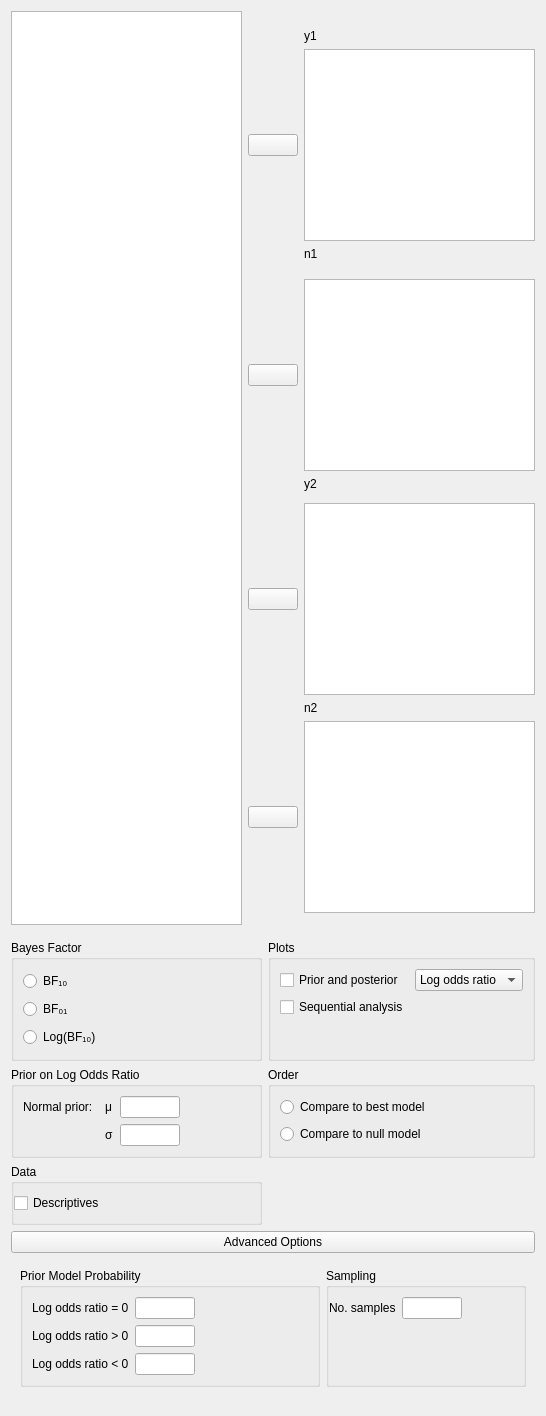
<?xml version="1.0" encoding="UTF-8"?>
<ui version="4.0">
 <class>ABTestBayesianForm</class>
 <widget class="QWidget" name="ABTestBayesianForm">
  <property name="geometry">
   <rect>
    <x>0</x>
    <y>0</y>
    <width>546</width>
    <height>1416</height>
   </rect>
  </property>
  <property name="windowTitle">
   <string>Form</string>
  </property>
  <layout class="QGridLayout" name="gridLayout_2">
   <item row="2" column="1">
    <widget class="BoundGroupBox" name="bayesFactorOrder">
     <property name="title">
      <string>Order</string>
     </property>
     <layout class="QGridLayout" name="gridLayout_11">
      <item row="1" column="0">
       <widget class="QRadioButton" name="__2">
        <property name="text">
         <string>Compare to null model</string>
        </property>
       </widget>
      </item>
      <item row="0" column="0">
       <widget class="QRadioButton" name="__1">
        <property name="text">
         <string>Compare to best model</string>
        </property>
       </widget>
      </item>
     </layout>
    </widget>
   </item>
   <item row="1" column="0">
    <widget class="BoundGroupBox" name="bayesFactorType">
     <property name="maximumSize">
      <size>
       <width>16777215</width>
       <height>16777215</height>
      </size>
     </property>
     <property name="title">
      <string>Bayes Factor</string>
     </property>
     <property name="flat">
      <bool>false</bool>
     </property>
     <layout class="QGridLayout" name="gridLayout_13">
      <item row="0" column="0">
       <widget class="QRadioButton" name="_1">
        <property name="sizePolicy">
         <sizepolicy hsizetype="Fixed" vsizetype="Fixed">
          <horstretch>0</horstretch>
          <verstretch>0</verstretch>
         </sizepolicy>
        </property>
        <property name="text">
         <string>BF₁₀</string>
        </property>
       </widget>
      </item>
      <item row="1" column="0">
       <widget class="QRadioButton" name="_2">
        <property name="sizePolicy">
         <sizepolicy hsizetype="Fixed" vsizetype="Fixed">
          <horstretch>0</horstretch>
          <verstretch>0</verstretch>
         </sizepolicy>
        </property>
        <property name="text">
         <string>BF₀₁</string>
        </property>
       </widget>
      </item>
      <item row="2" column="0">
       <widget class="QRadioButton" name="_3">
        <property name="sizePolicy">
         <sizepolicy hsizetype="Fixed" vsizetype="Fixed">
          <horstretch>0</horstretch>
          <verstretch>0</verstretch>
         </sizepolicy>
        </property>
        <property name="text">
         <string>Log(BF₁₀)</string>
        </property>
       </widget>
      </item>
      <item row="1" column="1">
       <spacer name="horizontalSpacer_3">
        <property name="orientation">
         <enum>Qt::Horizontal</enum>
        </property>
        <property name="sizeHint" stdset="0">
         <size>
          <width>40</width>
          <height>20</height>
         </size>
        </property>
       </spacer>
      </item>
     </layout>
    </widget>
   </item>
   <item row="1" column="1">
    <widget class="BoundGroupBox" name="Plots">
     <property name="title">
      <string>Plots</string>
     </property>
     <layout class="QGridLayout" name="gridLayout_4">
      <item row="0" column="2">
       <widget class="BoundComboBox" name="plotPosteriorType">
        <property name="enabled">
         <bool>true</bool>
        </property>
        <property name="sizePolicy">
         <sizepolicy hsizetype="Fixed" vsizetype="Fixed">
          <horstretch>0</horstretch>
          <verstretch>0</verstretch>
         </sizepolicy>
        </property>
        <item>
         <property name="text">
          <string>Log odds ratio</string>
         </property>
        </item>
        <item>
         <property name="text">
          <string>Odds ratio</string>
         </property>
        </item>
        <item>
         <property name="text">
          <string>Relative risk</string>
         </property>
        </item>
        <item>
         <property name="text">
          <string>Absolute risk</string>
         </property>
        </item>
        <item>
         <property name="text">
          <string>p1 &amp; p2</string>
         </property>
        </item>
       </widget>
      </item>
      <item row="1" column="0" colspan="2">
       <widget class="BoundCheckBox" name="plotSequentialAnalysis">
        <property name="enabled">
         <bool>true</bool>
        </property>
        <property name="text">
         <string>Sequential analysis</string>
        </property>
       </widget>
      </item>
      <item row="0" column="0" colspan="2">
       <widget class="BoundCheckBox" name="plotPriorAndPosterior">
        <property name="enabled">
         <bool>true</bool>
        </property>
        <property name="text">
         <string>Prior and posterior</string>
        </property>
       </widget>
      </item>
      <item row="2" column="0">
       <spacer name="verticalSpacer">
        <property name="orientation">
         <enum>Qt::Vertical</enum>
        </property>
        <property name="sizeHint" stdset="0">
         <size>
          <width>20</width>
          <height>40</height>
         </size>
        </property>
       </spacer>
      </item>
     </layout>
    </widget>
   </item>
   <item row="9" column="0" colspan="2">
    <widget class="QWidget" name="advancedBox" native="true">
     <layout class="QGridLayout" name="gridLayout_7">
      <property name="leftMargin">
       <number>0</number>
      </property>
      <property name="topMargin">
       <number>0</number>
      </property>
      <property name="rightMargin">
       <number>0</number>
      </property>
      <item row="0" column="0" rowspan="2" colspan="2">
       <widget class="ExpanderButton" name="expanderAdvanced">
        <property name="enabled">
         <bool>true</bool>
        </property>
        <property name="acceptDrops">
         <bool>false</bool>
        </property>
        <property name="text">
         <string>Advanced Options</string>
        </property>
        <property name="autoDefault">
         <bool>true</bool>
        </property>
        <property name="default">
         <bool>false</bool>
        </property>
        <property name="flat">
         <bool>false</bool>
        </property>
       </widget>
      </item>
      <item row="3" column="0" rowspan="2" colspan="2">
       <widget class="QWidget" name="advancedOptions" native="true">
        <property name="enabled">
         <bool>true</bool>
        </property>
        <layout class="QGridLayout" name="gridLayout_8">
         <item row="0" column="0">
          <widget class="GroupBox" name="priorModelProbability_box">
           <property name="maximumSize">
            <size>
             <width>300</width>
             <height>16777215</height>
            </size>
           </property>
           <property name="title">
            <string>Prior Model Probability</string>
           </property>
           <layout class="QGridLayout" name="gridLayout_9">
            <item row="0" column="0">
             <widget class="QLabel" name="label_5">
              <property name="text">
               <string>Log odds ratio = 0</string>
              </property>
             </widget>
            </item>
            <item row="2" column="0">
             <widget class="QLabel" name="label_7">
              <property name="text">
               <string>Log odds ratio &lt; 0</string>
              </property>
             </widget>
            </item>
            <item row="1" column="1">
             <widget class="BoundTextBox" name="orGreaterThan1Prob">
              <property name="minimumSize">
               <size>
                <width>60</width>
                <height>0</height>
               </size>
              </property>
              <property name="maximumSize">
               <size>
                <width>60</width>
                <height>16777215</height>
               </size>
              </property>
             </widget>
            </item>
            <item row="0" column="1">
             <widget class="BoundTextBox" name="orEqualTo1Prob">
              <property name="minimumSize">
               <size>
                <width>60</width>
                <height>0</height>
               </size>
              </property>
              <property name="maximumSize">
               <size>
                <width>60</width>
                <height>16777215</height>
               </size>
              </property>
             </widget>
            </item>
            <item row="1" column="0">
             <widget class="QLabel" name="label_6">
              <property name="text">
               <string>Log odds ratio &gt; 0</string>
              </property>
             </widget>
            </item>
            <item row="2" column="1">
             <widget class="BoundTextBox" name="orLessThan1Prob">
              <property name="minimumSize">
               <size>
                <width>60</width>
                <height>0</height>
               </size>
              </property>
              <property name="maximumSize">
               <size>
                <width>60</width>
                <height>16777215</height>
               </size>
              </property>
             </widget>
            </item>
            <item row="0" column="2">
             <spacer name="horizontalSpacer">
              <property name="orientation">
               <enum>Qt::Horizontal</enum>
              </property>
              <property name="sizeHint" stdset="0">
               <size>
                <width>293</width>
                <height>20</height>
               </size>
              </property>
             </spacer>
            </item>
           </layout>
          </widget>
         </item>
         <item row="0" column="1">
          <widget class="BoundGroupBox" name="samplingMethod">
           <property name="maximumSize">
            <size>
             <width>300</width>
             <height>16777215</height>
            </size>
           </property>
           <property name="title">
            <string>Sampling</string>
           </property>
           <layout class="QGridLayout" name="gridLayout_10">
            <property name="leftMargin">
             <number>0</number>
            </property>
            <property name="bottomMargin">
             <number>0</number>
            </property>
            <item row="3" column="2">
             <spacer name="horizontalSpacer_4">
              <property name="orientation">
               <enum>Qt::Horizontal</enum>
              </property>
              <property name="sizeHint" stdset="0">
               <size>
                <width>40</width>
                <height>20</height>
               </size>
              </property>
             </spacer>
            </item>
            <item row="3" column="1">
             <widget class="BoundTextBox" name="numSamples">
              <property name="sizePolicy">
               <sizepolicy hsizetype="Fixed" vsizetype="Preferred">
                <horstretch>0</horstretch>
                <verstretch>0</verstretch>
               </sizepolicy>
              </property>
              <property name="minimumSize">
               <size>
                <width>60</width>
                <height>0</height>
               </size>
              </property>
              <property name="maximumSize">
               <size>
                <width>60</width>
                <height>16777215</height>
               </size>
              </property>
             </widget>
            </item>
            <item row="3" column="0">
             <widget class="QLabel" name="label_samples">
              <property name="text">
               <string>No. samples</string>
              </property>
             </widget>
            </item>
            <item row="4" column="1">
             <spacer name="verticalSpacer_2">
              <property name="orientation">
               <enum>Qt::Vertical</enum>
              </property>
              <property name="sizeHint" stdset="0">
               <size>
                <width>20</width>
                <height>40</height>
               </size>
              </property>
             </spacer>
            </item>
           </layout>
          </widget>
         </item>
        </layout>
       </widget>
      </item>
     </layout>
    </widget>
   </item>
   <item row="0" column="0" colspan="2">
    <widget class="QWidget" name="topWidget_2" native="true">
     <property name="sizePolicy">
      <sizepolicy hsizetype="Preferred" vsizetype="Fixed">
       <horstretch>0</horstretch>
       <verstretch>0</verstretch>
      </sizepolicy>
     </property>
     <layout class="QGridLayout" name="gridLayout_5">
      <property name="leftMargin">
       <number>0</number>
      </property>
      <property name="topMargin">
       <number>0</number>
      </property>
      <property name="rightMargin">
       <number>0</number>
      </property>
      <property name="verticalSpacing">
       <number>6</number>
      </property>
      <item row="13" column="2">
       <widget class="boundSingleItemView" name="n2">
        <property name="sizePolicy">
         <sizepolicy hsizetype="Expanding" vsizetype="Fixed">
          <horstretch>0</horstretch>
          <verstretch>0</verstretch>
         </sizepolicy>
        </property>
        <property name="minimumSize">
         <size>
          <width>0</width>
          <height>0</height>
         </size>
        </property>
        <property name="maximumSize">
         <size>
          <width>16777215</width>
          <height>16777215</height>
         </size>
        </property>
        <property name="selectionMode">
         <enum>QAbstractItemView::ExtendedSelection</enum>
        </property>
       </widget>
      </item>
      <item row="4" column="1">
       <widget class="AssignButton" name="buttonAssign_y1">
        <property name="sizePolicy">
         <sizepolicy hsizetype="Fixed" vsizetype="Fixed">
          <horstretch>0</horstretch>
          <verstretch>0</verstretch>
         </sizepolicy>
        </property>
        <property name="minimumSize">
         <size>
          <width>50</width>
          <height>0</height>
         </size>
        </property>
        <property name="maximumSize">
         <size>
          <width>50</width>
          <height>16777215</height>
         </size>
        </property>
        <property name="text">
         <string/>
        </property>
       </widget>
      </item>
      <item row="3" column="2">
       <widget class="QLabel" name="label_4">
        <property name="sizePolicy">
         <sizepolicy hsizetype="Fixed" vsizetype="Fixed">
          <horstretch>0</horstretch>
          <verstretch>0</verstretch>
         </sizepolicy>
        </property>
        <property name="text">
         <string>y1</string>
        </property>
       </widget>
      </item>
      <item row="8" column="1">
       <widget class="AssignButton" name="buttonAssign_n1">
        <property name="sizePolicy">
         <sizepolicy hsizetype="Fixed" vsizetype="Fixed">
          <horstretch>0</horstretch>
          <verstretch>0</verstretch>
         </sizepolicy>
        </property>
        <property name="minimumSize">
         <size>
          <width>50</width>
          <height>0</height>
         </size>
        </property>
        <property name="maximumSize">
         <size>
          <width>50</width>
          <height>16777215</height>
         </size>
        </property>
        <property name="text">
         <string/>
        </property>
       </widget>
      </item>
      <item row="0" column="0" rowspan="16">
       <widget class="AvailableFieldsListView" name="listAvailableVariables">
        <property name="sizePolicy">
         <sizepolicy hsizetype="Expanding" vsizetype="Preferred">
          <horstretch>0</horstretch>
          <verstretch>0</verstretch>
         </sizepolicy>
        </property>
        <property name="minimumSize">
         <size>
          <width>0</width>
          <height>0</height>
         </size>
        </property>
        <property name="selectionMode">
         <enum>QAbstractItemView::ExtendedSelection</enum>
        </property>
       </widget>
      </item>
      <item row="9" column="2">
       <widget class="QLabel" name="label_9">
        <property name="text">
         <string>y2</string>
        </property>
       </widget>
      </item>
      <item row="11" column="2">
       <widget class="boundSingleItemView" name="y2">
        <property name="sizePolicy">
         <sizepolicy hsizetype="Expanding" vsizetype="Fixed">
          <horstretch>0</horstretch>
          <verstretch>0</verstretch>
         </sizepolicy>
        </property>
        <property name="minimumSize">
         <size>
          <width>0</width>
          <height>0</height>
         </size>
        </property>
        <property name="maximumSize">
         <size>
          <width>16777215</width>
          <height>16777215</height>
         </size>
        </property>
        <property name="selectionMode">
         <enum>QAbstractItemView::ExtendedSelection</enum>
        </property>
       </widget>
      </item>
      <item row="4" column="2">
       <widget class="boundSingleItemView" name="y1">
        <property name="sizePolicy">
         <sizepolicy hsizetype="Expanding" vsizetype="Fixed">
          <horstretch>0</horstretch>
          <verstretch>0</verstretch>
         </sizepolicy>
        </property>
        <property name="minimumSize">
         <size>
          <width>0</width>
          <height>0</height>
         </size>
        </property>
        <property name="maximumSize">
         <size>
          <width>16777215</width>
          <height>16777215</height>
         </size>
        </property>
        <property name="selectionMode">
         <enum>QAbstractItemView::ExtendedSelection</enum>
        </property>
       </widget>
      </item>
      <item row="12" column="2">
       <widget class="QLabel" name="label_8">
        <property name="text">
         <string>n2</string>
        </property>
       </widget>
      </item>
      <item row="8" column="2">
       <widget class="boundSingleItemView" name="n1">
        <property name="sizePolicy">
         <sizepolicy hsizetype="Expanding" vsizetype="Fixed">
          <horstretch>0</horstretch>
          <verstretch>0</verstretch>
         </sizepolicy>
        </property>
        <property name="minimumSize">
         <size>
          <width>0</width>
          <height>0</height>
         </size>
        </property>
        <property name="maximumSize">
         <size>
          <width>16777215</width>
          <height>16777215</height>
         </size>
        </property>
        <property name="selectionMode">
         <enum>QAbstractItemView::ExtendedSelection</enum>
        </property>
       </widget>
      </item>
      <item row="5" column="2">
       <widget class="QLabel" name="label_3">
        <property name="text">
         <string>n1</string>
        </property>
       </widget>
      </item>
      <item row="13" column="1">
       <widget class="AssignButton" name="buttonAssign_n2">
        <property name="sizePolicy">
         <sizepolicy hsizetype="Fixed" vsizetype="Fixed">
          <horstretch>0</horstretch>
          <verstretch>0</verstretch>
         </sizepolicy>
        </property>
        <property name="minimumSize">
         <size>
          <width>50</width>
          <height>0</height>
         </size>
        </property>
        <property name="maximumSize">
         <size>
          <width>50</width>
          <height>16777215</height>
         </size>
        </property>
        <property name="text">
         <string/>
        </property>
       </widget>
      </item>
      <item row="11" column="1">
       <widget class="AssignButton" name="buttonAssign_y2">
        <property name="sizePolicy">
         <sizepolicy hsizetype="Fixed" vsizetype="Fixed">
          <horstretch>0</horstretch>
          <verstretch>0</verstretch>
         </sizepolicy>
        </property>
        <property name="minimumSize">
         <size>
          <width>50</width>
          <height>0</height>
         </size>
        </property>
        <property name="maximumSize">
         <size>
          <width>50</width>
          <height>16777215</height>
         </size>
        </property>
        <property name="text">
         <string/>
        </property>
       </widget>
      </item>
     </layout>
    </widget>
   </item>
   <item row="2" column="0">
    <widget class="BoundGroupBox" name="groupBox">
     <property name="title">
      <string>Prior on Log Odds Ratio</string>
     </property>
     <layout class="QGridLayout" name="gridLayout_6">
      <item row="0" column="0">
       <widget class="QLabel" name="label">
        <property name="text">
         <string>Normal prior:  </string>
        </property>
       </widget>
      </item>
      <item row="0" column="3" rowspan="2">
       <spacer name="horizontalSpacer_5">
        <property name="orientation">
         <enum>Qt::Horizontal</enum>
        </property>
        <property name="sizeHint" stdset="0">
         <size>
          <width>78</width>
          <height>20</height>
         </size>
        </property>
       </spacer>
      </item>
      <item row="1" column="2">
       <widget class="BoundTextBox" name="normal_sigma">
        <property name="minimumSize">
         <size>
          <width>60</width>
          <height>0</height>
         </size>
        </property>
        <property name="maximumSize">
         <size>
          <width>60</width>
          <height>16777215</height>
         </size>
        </property>
       </widget>
      </item>
      <item row="0" column="2">
       <widget class="BoundTextBox" name="normal_mu">
        <property name="minimumSize">
         <size>
          <width>60</width>
          <height>0</height>
         </size>
        </property>
        <property name="maximumSize">
         <size>
          <width>60</width>
          <height>16777215</height>
         </size>
        </property>
       </widget>
      </item>
      <item row="0" column="1">
       <widget class="QLabel" name="label_10">
        <property name="text">
         <string>μ</string>
        </property>
       </widget>
      </item>
      <item row="1" column="1">
       <widget class="QLabel" name="label_2">
        <property name="text">
         <string>σ</string>
        </property>
       </widget>
      </item>
     </layout>
    </widget>
   </item>
   <item row="3" column="0">
    <widget class="BoundGroupBox" name="table_descriptives">
     <property name="title">
      <string>Data</string>
     </property>
     <layout class="QGridLayout" name="gridLayout_20">
      <property name="leftMargin">
       <number>0</number>
      </property>
      <property name="rightMargin">
       <number>0</number>
      </property>
      <property name="bottomMargin">
       <number>9</number>
      </property>
      <item row="0" column="0">
       <widget class="BoundCheckBox" name="descriptives">
        <property name="text">
         <string>Descriptives</string>
        </property>
       </widget>
      </item>
     </layout>
    </widget>
   </item>
  </layout>
 </widget>
 <customwidgets>
  <customwidget>
   <class>AssignButton</class>
   <extends>QPushButton</extends>
   <header>widgets/assignbutton.h</header>
  </customwidget>
  <customwidget>
   <class>AvailableFieldsListView</class>
   <extends>QListView</extends>
   <header>widgets/availablefieldslistview.h</header>
  </customwidget>
  <customwidget>
   <class>BoundTextBox</class>
   <extends>QLineEdit</extends>
   <header>widgets/boundtextbox.h</header>
  </customwidget>
  <customwidget>
   <class>BoundGroupBox</class>
   <extends>QGroupBox</extends>
   <header>widgets/boundgroupbox.h</header>
   <container>1</container>
  </customwidget>
  <customwidget>
   <class>BoundCheckBox</class>
   <extends>QCheckBox</extends>
   <header>widgets/boundcheckbox.h</header>
  </customwidget>
  <customwidget>
   <class>BoundComboBox</class>
   <extends>QComboBox</extends>
   <header>widgets/boundcombobox.h</header>
  </customwidget>
  <customwidget>
   <class>GroupBox</class>
   <extends>QGroupBox</extends>
   <header>widgets/groupbox.h</header>
   <container>1</container>
  </customwidget>
  <customwidget>
   <class>ExpanderButton</class>
   <extends>QPushButton</extends>
   <header>widgets/expanderbutton.h</header>
  </customwidget>
  <customwidget>
   <class>boundSingleItemView</class>
   <extends>QListView</extends>
   <header>widgets/boundsingleitemview.h</header>
  </customwidget>
 </customwidgets>
 <tabstops>
  <tabstop>plotPriorAndPosterior</tabstop>
  <tabstop>plotSequentialAnalysis</tabstop>
  <tabstop>_1</tabstop>
  <tabstop>_2</tabstop>
  <tabstop>_3</tabstop>
 </tabstops>
 <resources/>
 <connections/>
</ui>
